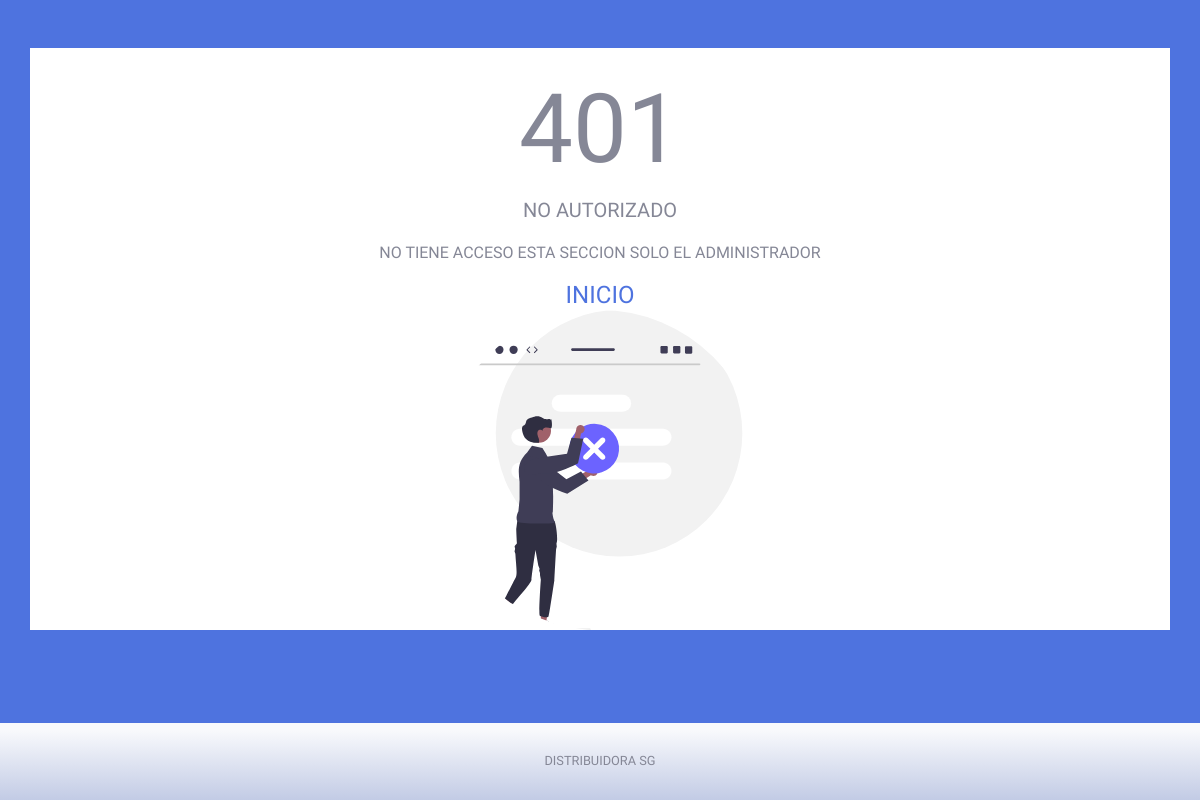
The app's page /index.php?c=vistasAd&a=postuladosAd (signed in), older data.
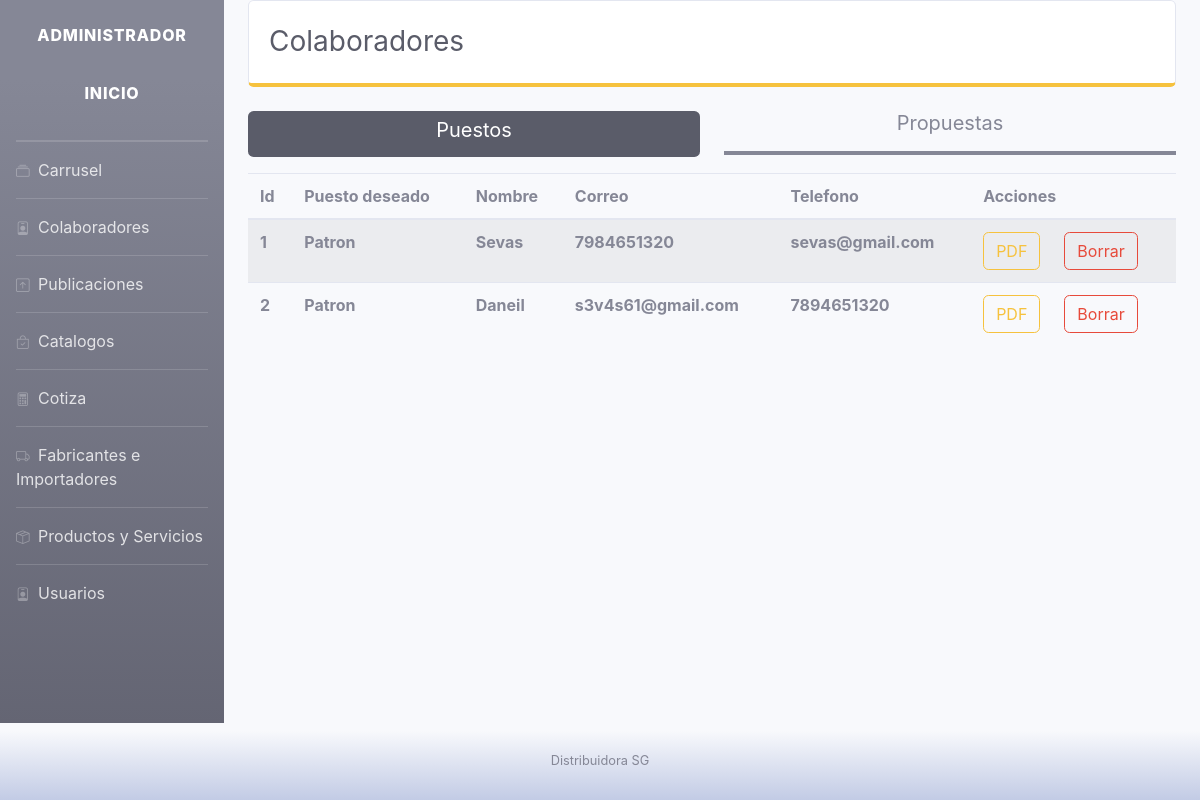
The same page, newer data.
### tables this page shows
CREATE TABLE `candidatos` (
  `id` int(11) NOT NULL,
  `puesto` varchar(30) DEFAULT NULL,
  `nombre` varchar(50) DEFAULT NULL,
  `correo` varchar(70) DEFAULT NULL,
  `telefono` varchar(15) DEFAULT NULL,
  `rutaCv` varchar(80) DEFAULT NULL
);

### database/database.php (called while the page is built, shortened)
<?php
class Database{
     public function __construct(){
        $this->value = $this->datos();
        $this->hostName = $this->value['host'];
        $this->dbname = $this->value['dbname'];
        $this->user = $this->value['user'];
        $this->pass = $this->value['password'];
        try {
            $options = [PDO::ATTR_ERRMODE => PDO::ERRMODE_EXCEPTION, PDO::ATTR_EMULATE_PREPARES => false];
            $this->conn = new PDO("mysql:host=" . $this->hostName. ";dbname=" . $this->dbname,$this->user, $this->pass,$options);
        } catch (PDOException $error) {
            die("El error es :" . $error->getMessage());
        }
    }
    function datos(){
        $ruta = 'config/configDb.json';
        $conf = file_get_contents($ruta);
        return json_decode($conf,true);
    }
}
?>

### models/modeloInicio.php (called while the page is built, shortened)
<?php
require_once("database/database.php");
class modeloInicio
{
    public $based;
    function __construct()
    {
        $this->based = new Database();
        $this->based = $this->based->conn;
    }
    public function personasPostuladas(){
        $sql = "SELECT * FROM candidatos";
        $res = $this->based->prepare($sql);
        $res->execute();
        $r = $res->fetchAll(PDO::FETCH_ASSOC);
        return $r;
    }
}

### views/administrador/postulados.php (the view, shortened to what the changed rows need)
<?php
include 'components/header.php';
?>
<div class="container-fluid">
  <div class="card mb-4 py-1 border-bottom-warning">
    <div class="card-body">
      <div class="d-sm-flex align-items-center ">
        <h1 class="h3 mb-0 text-gray-800">Colaboradores</h1>
      </div>
    </div>
  </div>
    <div class="row row-cols-2">
    <div class="col">
        <a href="index.php?c=vistasAd&a=adminColaboradores">
          <div class="container btn bg-dark text-white mb-3">
            <h5 class="text-center">Puestos</h5>
          </div>
        </a>
      </div>
      <div class="col ">
        <div class="container border-bottom-secondary mb-3">
          <h5 class="text-center pb-2"> Propuestas </h5>
        </div>
      </div>
    </div>
    <div class="row w-80">
      <div class="col mx-auto">
        <table class="table table-striped">
          <thead>
            <tr>
              <th scope="col">Id</th>
              <th scope="col">Puesto deseado</th>
              <th scope="col">Nombre</th>
              <th scope="col">Correo</th>
              <th scope="col">Telefono</th>
              <th scope="col">Acciones</th>
            </tr>
          </thead>
          <tbody>
            <?php foreach($data['postulados'] as $key){?>
              <tr>
                <th scope="row"><?= $key['id']?></th>
                <th><?= $key['puesto']?></th>
                <th><?= $key['nombre']?></th>
                <th><?= $key['correo']?></th>
                <th><?= $key['telefono']?></th>
                <th><a href="<?= $key['rutaCv']?>" class="btn btn-outline-warning mr-2">PDF </a><a href="" class="btn btn-outline-danger ml-3">Borrar</a> </th>
              </tr>
            <?php }?>
          </tbody>
        </table>
      </div>
    </div>
  </div>
  <br><br><br><br><br>
  <?php
  include 'components/footer.php';
  ?>

### views/static/errores.php
<?php
include('views/components/header.php');
?>
      <div class="container bg-white mt-5">
        <div class="row justify-content-center">
          <div class="col-lg-6">
            <div class="text-center mt-4">
              <h1 class="display-1">401</h1>
              <p class="lead">NO AUTORIZADO</p>
              <p>NO TIENE ACCESO ESTA SECCION SOLO EL ADMINISTRADOR</p>
              <a href="index.php?c=vistas&a=index" class="text-primary stretched-link h4"> INICIO</a><br>
              <img class="img-profile  rounded-circle " style="width: 20rem; height: 20rem;" src="images/error.svg">
            </div>
          </div>
        </div>
      </div>
<?php
include('views/components/footer.php');
?>

### views/components/footer.php (shortened to what the changed rows need)
<br><br><br><br>
<footer class="sticky-footer bg-gradient-light  fixed-bottom mt-3">
  <div class="container mx-auto">
    <div class="copyright text-center my-auto">
      <span>DISTRIBUIDORA SG</span>
    </div>
  </div>
</footer>
</body>
</html>

### views/administrador/components/header.php (shortened to what the changed rows need)
<html lang="es">
<head>
  <link rel="stylesheet" href="https://cdn.jsdelivr.net/npm/bootstrap-icons@1.6.1/font/bootstrap-icons.css">
  <link rel="stylesheet" href="https://cdn.jsdelivr.net/npm/bootstrap@4.6.0/dist/css/bootstrap.min.css">
  <link rel="stylesheet" href="views/administrador/sb-admin-2.css">
  <link rel="stylesheet" href="https://cdnjs.cloudflare.com/ajax/libs/toastr.js/latest/css/toastr.min.css">
</head>
<body id="page-top">
  <div id="wrapper">
    <ul class="navbar-nav bg-gradient-secondary sidebar sidebar-dark accordion" id="accordionSidebar">
      <a class="sidebar-brand d-flex align-items-center justify-content-center" href="#">
        <div class="sidebar-brand-text mx-0 ">Administrador</div>
      </a>
      <a class="sidebar-brand d-flex align-items-center justify-content-center pt-0" href="index.php">
      <div class="sidebar-brand-text pt-0 ">Inicio</div>
    </a>
      <hr class="sidebar-divider my-0">
      <hr class="sidebar-divider my-0">
      <li class="nav-item">
        <a href="index.php?c=vistasAd&a=adminCarrusel" class="nav-link">
          <i class="bi bi-collection"></i>
          Carrusel
        </a>
      </li>
      <hr class="sidebar-divider my-0">
      <li class="nav-item">
        <a href="index.php?c=vistasAd&a=adminColaboradores" class="nav-link">
          <i class="bi bi-person-badge"></i>
          Colaboradores
        </a>
      </li>
      <hr class="sidebar-divider my-0">
      <li class="nav-item">
        <a href="index.php?c=vistasAd&a=adminPublicaciones" class="nav-link">
          <i class="bi bi-arrow-up-square"></i>
          Publicaciones
        </a>
      </li>
      <hr class="sidebar-divider my-0">
      <li class="nav-item">
        <a href="index.php?c=vistasAd&a=adminCatalogos" class="nav-link">
        <i class="bi bi-bag-check"></i>
          Catalogos
        </a>
      </li>
        <hr class="sidebar-divider my-0">
      <li class="nav-item">
        <a href="index.php?c=vistasAd&a=adminCotiza" class="nav-link">
        <i class="bi bi-calculator"></i>
          Cotiza
        </a>
      </li>
      <hr class="sidebar-divider  my-0">
      <li class="nav-item">
        <a href="index.php?c=vistasAd&a=adminFabricante" class="nav-link">
        <i class="bi bi-truck"></i>
          Fabricantes e Importadores
        </a>
      </li>
      <hr class="sidebar-divider  my-0">
      <li class="nav-item">
        <a href="index.php?c=vistasAd&a=adminProductosServ" class="nav-link">
        <i class="bi bi-box-seam"></i>
          Productos y Servicios
        </a>
      </li>
      <hr class="sidebar-divider my-0">
      <li class="nav-item">
        <a href="index.php?c=vistasAd&a=adminUsuarios" class="nav-link">
        <i class="bi bi-person-badge"></i>
          Usuarios
        </a>
      </li>
    </ul>
    <div id="content-wrapper" class="d-flex flex-column">
      <div id="content">

### views/administrador/components/footer.php (shortened to what the changed rows need)
</div>
         <footer class="sticky-footer bg-gradient-light mt-15  fixed-bottom">
           <div class="container my-auto">
             <div class="copyright text-center my-auto">
               <span>Distribuidora SG</span>
             </div>
           </div>
         </footer>
       </div>
      </body>
   </html>

Row changes from the older to the newer data that the page shows:
added candidatos: id "1", puesto "Patron", nombre "Sevas", correo "7984651320", telefono "sevas@gmail.com"
added candidatos: id "2", puesto "Patron", nombre "Daneil", correo "s3v4s61@gmail.com", telefono "7894651320"
Text that changed along with them:
text no longer shown: "401 NO AUTORIZADO NO TIENE ACCESO ESTA SECCION SOLO EL ADMINISTRADOR DISTRIBUIDORA SG"
text now shown: "ADMINISTRADOR Carrusel Colaboradores Publicaciones Catalogos Cotiza Fabricantes e Importadores Productos y Servicios Usuarios Colaboradores Puestos Propuestas Id Puesto deseado Nombre Correo Telefono Acciones Distribuidora SG"
